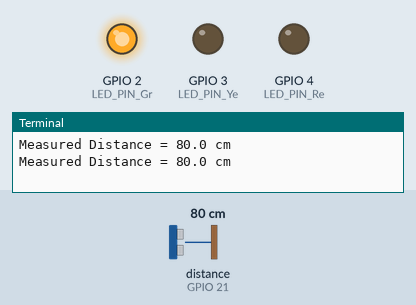
Simulated run of this program. Board: Raspberry Pi (BCM pin numbers). Shown: output pins drawn as LEDs (lit = HIGH), the last lines printed to the terminal. The inputs (shaded band) are chosen by the test bench; at power-on: distance to the obstacle (sensor on GPIO 21) 80 cm. The echo pulse lasts 58.3 µs per cm; the clock reads 2024-03-15 10:24:30 at power-on unless the program sets it; pins used as bus, display or sensor lines are not drawn.

Above: at 1.2 s.
1.3 s: distance to the obstacle (sensor on GPIO 21) set to 21 cm
3.2 s: distance to the obstacle (sensor on GPIO 21) set to 17 cm
At 4.5 s:
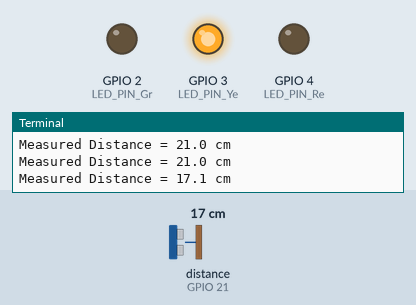
5.5 s: distance to the obstacle (sensor on GPIO 21) set to 12 cm
7.2 s: distance to the obstacle (sensor on GPIO 21) set to 9 cm
At 9.0 s:
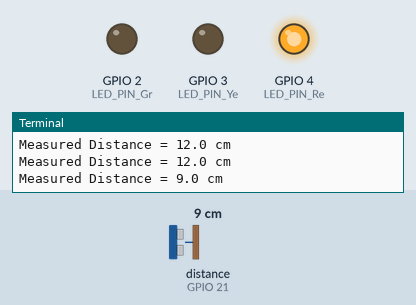
9.5 s: distance to the obstacle (sensor on GPIO 21) set to 18 cm
At 10.6 s:
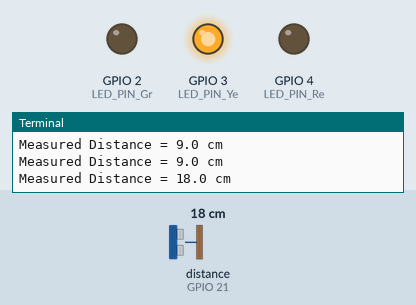
11.5 s: distance to the obstacle (sensor on GPIO 21) set to 2 cm
At 13.4 s:
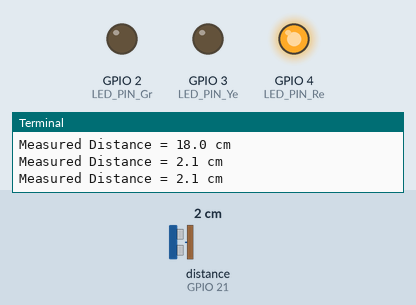
Timing chart, 0 to 14.5 s (numbered marks = the images above; inputs shaded):
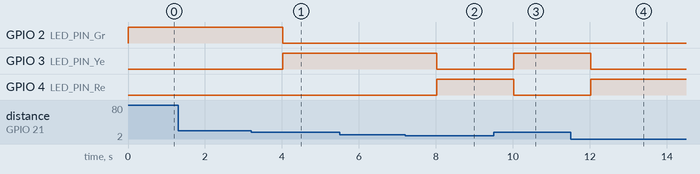

Measured:
- the behaviour switches between 20 and 19 cm on distance to the obstacle (sensor on GPIO 21) (found by bisection; images 0 and 1)
- the behaviour switches between 11 and 10 cm on distance to the obstacle (sensor on GPIO 21) (found by bisection; images 1 and 2)
- after the input at 3.2 s, GPIO 2 (LED_PIN_Gr): HIGH → LOW after 0.82 s; GPIO 3 (LED_PIN_Ye): LOW → HIGH after 0.82 s
- after the input at 7.2 s, GPIO 3 (LED_PIN_Ye): HIGH → LOW after 0.82 s; GPIO 4 (LED_PIN_Re): LOW → HIGH after 0.82 s
- after the input at 9.5 s, GPIO 3 (LED_PIN_Ye): LOW → HIGH after 0.53 s; GPIO 4 (LED_PIN_Re): HIGH → LOW after 0.53 s
- after the input at 11.5 s, GPIO 3 (LED_PIN_Ye): HIGH → LOW after 0.53 s; GPIO 4 (LED_PIN_Re): LOW → HIGH after 0.53 s

The program:

ultrasonic_led.py
```python
import RPi.GPIO as GPIO
import time

GPIO.setmode(GPIO.BCM)
GPIO_TRIGGER = 20
GPIO_ECHO = 21
LED_PIN_Gr = 2
LED_PIN_Ye = 3
LED_PIN_Re = 4

GPIO.setup(GPIO_TRIGGER, GPIO.OUT)
GPIO.setup(GPIO_ECHO, GPIO.IN)
GPIO.setup(LED_PIN_Gr, GPIO.OUT)
GPIO.setup(LED_PIN_Ye, GPIO.OUT)
GPIO.setup(LED_PIN_Re, GPIO.OUT)

def distance():
    # set Trigger to HIGH
    GPIO.output(GPIO_TRIGGER, True)

    # set Trigger after 0.01ms to LOW
    time.sleep(0.00001)
    GPIO.output(GPIO_TRIGGER, False)

    StartTime = time.time()
    StopTime = time.time()

    # save StartTime
    while GPIO.input(GPIO_ECHO) == 0:
        StartTime = time.time()

    # save time of arrival
    while GPIO.input(GPIO_ECHO) == 1:
        StopTime = time.time()

    # time difference between start and arrival
    TimeElapsed = StopTime - StartTime
    # multiply with the sonic speed (34300 cm/s)
    # and divide by 2, because there and back
    distance = (TimeElapsed * 34300) / 2

    return distance

if __name__ == '__main__':
    try:
        while True:
            dist = distance()
            print ("Measured Distance = %.1f cm" % dist)
            if dist>0 and dist <=10:
                GPIO.output(LED_PIN_Re, GPIO.HIGH)
                GPIO.output(LED_PIN_Ye, GPIO.LOW)
                GPIO.output(LED_PIN_Gr, GPIO.LOW)

            elif dist>10 and dist <=20:
                GPIO.output(LED_PIN_Ye, GPIO.HIGH)
                GPIO.output(LED_PIN_Gr, GPIO.LOW)
                GPIO.output(LED_PIN_Re, GPIO.LOW)

            else:
                GPIO.output(LED_PIN_Gr, GPIO.HIGH)
                GPIO.output(LED_PIN_Re, GPIO.LOW)
                GPIO.output(LED_PIN_Ye, GPIO.LOW)

            time.sleep(1)
        # Reset by pressing CTRL + C
    except KeyboardInterrupt:
        print("Quit")
        GPIO.cleanup()
```
